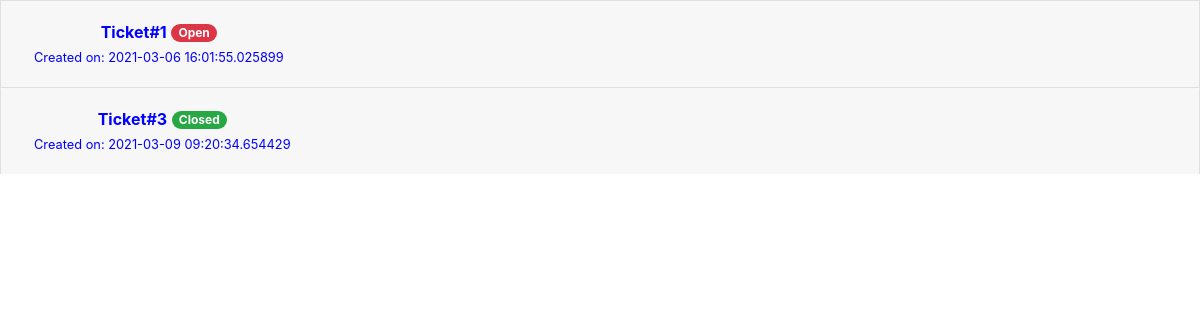
Page /admin_iframe1.php on the earlier database version.
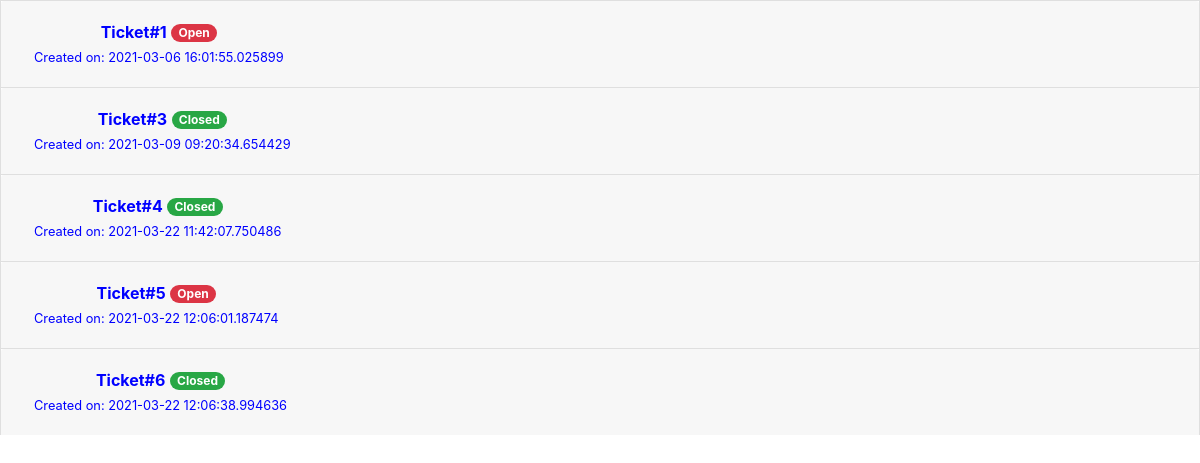
Same page on the later database version.
### tables this page shows
CREATE TABLE `ticket` (
  `ticket_id` int(11) NOT NULL,
  `type` varchar(30) NOT NULL,
  `subject` varchar(100) NOT NULL,
  `ticket` varchar(100) NOT NULL,
  `email` varchar(30) NOT NULL,
  `priority` varchar(20) NOT NULL,
  `status` varchar(10) NOT NULL DEFAULT 'open',
  `posting_tIme` timestamp(6) NOT NULL DEFAULT CURRENT_TIMESTAMP(6),
  `remark` varchar(100) NOT NULL,
  `remark_time` timestamp(6) NOT NULL DEFAULT '0000-00-00 00:00:00.000000'
);

### admin_iframe1.php (the view, shortened to what this page needs)
<!doctype html>
<html lang="en">
  <head>
    <link rel="stylesheet" href="https://stackpath.bootstrapcdn.com/bootstrap/4.3.1/css/bootstrap.min.css">
  </head>
  <body>
       <?php
include('dbcon.php');
if($conn->connect_error){
    die("Connection Error: ".connect_error);
}
else{
    $query = "SELECT * FROM ticket";
    $result =  mysqli_query($conn, $query);
    $id = 0;
    $status ='';
    while($array = mysqli_fetch_array($result)){
        if($array['status']=='open'){
            $type = "danger";
            $status = "Open";
        }
        else{
            $type = "success";
            $status = "Closed";
        }
        echo '<div class="accordion" id="accordionExample">
  <div class="card">
    <div class="card-header" id="heading'.$id.'">
      <h5 class="mb-0">
        <button class="btn btn-link" type="button" data-toggle="collapse" data-target="#collapse'.$id.'" aria-expanded="true" aria-controls="collapse'.$id.'">
          <span style="color:blue"><b>Ticket#'.$array['ticket_id'].'</b> <span class="badge badge-pill badge-'.$type.'">'.$status.'</span><br><small>Created on: '.$array['posting_tIme'].'</small></span>
        </button>
      </h5>
    </div>
    <div id="collapse'.$id.'" class="collapse" aria-labelledby="heading'.$id.'" data-parent="#accordionExample">
      <div class="card-body">
        <p><b>Email: </b>'.$array['email'].'</p>
        <p><b>Urgency: </b>'.$array['priority'].'</p>
        <p><b>Subject: </b>'.$array['subject'].'</p>
        <p><b>Ticket: </b>'.$array['ticket'].'</p>
        <form action = "HomeDatabase.php" method = "post">
  <div class="form-group">
    <label for="remark"><span style="font-weight: bold">Remark</span></label>
    <textarea name = "remark" class="form-control" id="remark" rows="3" placeholder = "'.$array['status'].', Your Remark : '.$array['remark'].'" required></textarea>
  </div>
  <button type="submit" class="btn btn-primary" name = "AdminRemarkButton" value = "'.$array['ticket_id'].'">Update</button>
</form>
      </div>
    </div>
  </div>
</div>';
        $id = $id+1;
    }
}
?>
  </body>
</html>

Differences in the rows shown:
added ticket: ticket_id "4", status "Closed", posting_tIme "2021-03-22 11:42:07.750486"
added ticket: ticket_id "5", status "Open", posting_tIme "2021-03-22 12:06:01.187474"
added ticket: ticket_id "6", status "Closed", posting_tIme "2021-03-22 12:06:38.994636"
